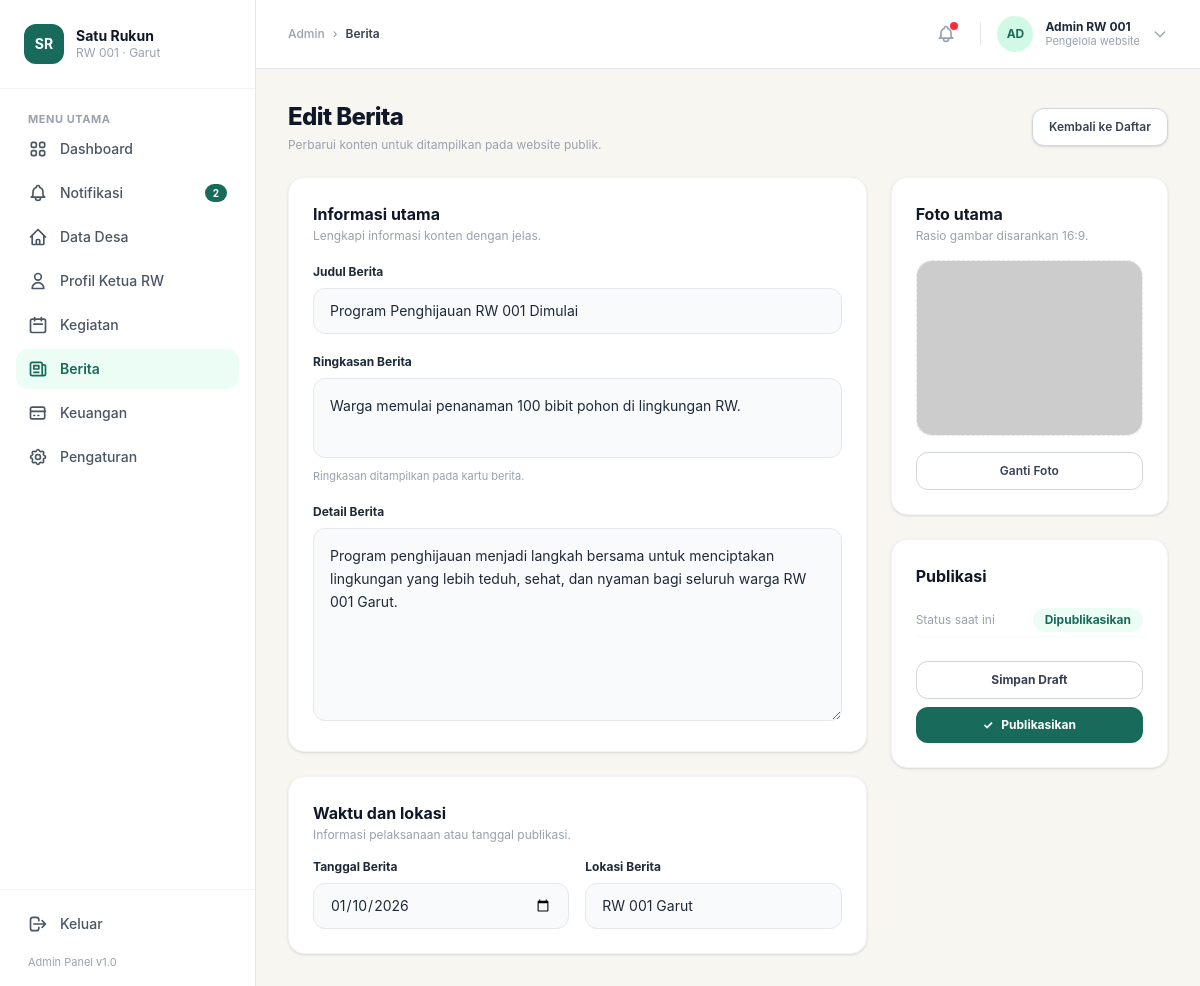
/admin/edit-berita.php?id=1 (signed in), run on the app's committed database.
### tables this page shows
CREATE TABLE `berita` (
  `id` int(11) NOT NULL,
  `judul` varchar(255) NOT NULL,
  `ringkasan` text NOT NULL,
  `detail` longtext NOT NULL,
  `tanggal` date NOT NULL,
  `lokasi` varchar(255) DEFAULT 'RW 001 Garut',
  `gambar` varchar(255) DEFAULT 'default-berita.jpg',
  `status` enum('Dipublikasikan','Draft') DEFAULT 'Draft',
  `created_at` timestamp NOT NULL DEFAULT current_timestamp()
);

### admin/edit-berita.php (the view, shortened to what this page needs)
<?php
require '../koneksi.php';
$id = intval($_GET['id'] ?? 0);
$berita = [
    'judul' => '',
    'ringkasan' => '',
    'detail' => '',
    'tanggal' => date('Y-m-d'),
    'lokasi' => 'RW 001 Garut',
    'gambar' => 'default-berita.jpg',
    'status' => 'Draft'
];
if ($id > 0) {
    $q = mysqli_query($conn, "SELECT * FROM berita WHERE id = $id");
    if ($row = mysqli_fetch_assoc($q)) {
        $berita = $row;
    }
}
?>
<!doctype html>
<html lang="id">
  <head>
    <link rel="stylesheet" href="../src/output.css" />
  </head>
  <body class="bg-[#f7f6f1] text-gray-800 font-sans flex min-h-screen">
    <aside class="w-64 bg-white border-r border-gray-200 flex flex-col justify-between shrink-0">
      <div>
        <div class="p-6 flex items-center space-x-3 border-b border-gray-100">
          <div class="w-10 h-10 bg-[#186a5a] text-white rounded-xl flex items-center justify-center font-bold text-sm">
            SR
          </div>
          <div>
            <h2 class="font-bold text-gray-900 text-sm leading-tight">Satu Rukun</h2>
            <p class="text-xs text-gray-400">RW 001 · Garut</p>
          </div>
        </div>
        <div class="p-4 space-y-1">
          <span class="px-3 text-[11px] font-bold text-gray-400 tracking-wider uppercase">Menu Utama</span>
          <a href="dashboard.php" class="flex items-center space-x-3 px-3 py-2.5 rounded-xl text-gray-600 hover:bg-gray-50 text-sm font-medium transition">
            <span>Dashboard</span>
          </a>
          <a href="#" class="flex items-center justify-between px-3 py-2.5 rounded-xl text-gray-600 hover:bg-gray-50 text-sm font-medium transition">
            <div class="flex items-center space-x-3">
              <span>Notifikasi</span>
            </div>
            <span class="bg-[#186a5a] text-white text-[10px] font-bold px-2 py-0.5 rounded-full">2</span>
          </a>
          <a href="data-desa.php" class="flex items-center space-x-3 px-3 py-2.5 rounded-xl text-gray-600 hover:bg-gray-50 text-sm font-medium transition">
            <svg class="w-5 h-5" fill="none" stroke="currentColor" viewBox="0 0 24 24"><path stroke-linecap="round" stroke-linejoin="round" stroke-width="2" d="M3 12l2-2m0 0l7-7 7 7M5 10v10a1 1 0 001 1h3m10-11l2 2m-2-2v10a1 1 0 01-1 1h-3m-6 0a1 1 0 001-1v-4a1 1 0 011-1h2a1 1 0 011 1v4a1 1 0 001 1m-6 0h6"/></svg>
            <span>Data Desa</span>
          </a>
          <a href="profil-rw.php" class="flex items-center space-x-3 px-3 py-2.5 rounded-xl text-gray-600 hover:bg-gray-50 text-sm font-medium transition">
            <svg class="w-5 h-5" fill="none" stroke="currentColor" viewBox="0 0 24 24"><path stroke-linecap="round" stroke-linejoin="round" stroke-width="2" d="M16 7a4 4 0 11-8 0 4 4 0 018 0zM12 14a7 7 0 00-7 7h14a7 7 0 00-7-7z"/></svg>
            <span>Profil Ketua RW</span>
          </a>
          <a href="kegiatan.php" class="flex items-center space-x-3 px-3 py-2.5 rounded-xl text-gray-600 hover:bg-gray-50 text-sm font-medium transition">
            <svg class="w-5 h-5" fill="none" stroke="currentColor" viewBox="0 0 24 24"><path stroke-linecap="round" stroke-linejoin="round" stroke-width="2" d="M8 7V3m8 4V3m-9 8h10M5 21h14a2 2 0 002-2V7a2 2 0 00-2-2H5a2 2 0 00-2 2v12a2 2 0 002 2z"/></svg>
            <span>Kegiatan</span>
          </a>
          <a href="berita.php" class="flex items-center space-x-3 px-3 py-2.5 rounded-xl bg-emerald-50 text-[#186a5a] font-semibold text-sm">
            <svg class="w-5 h-5" fill="none" stroke="currentColor" viewBox="0 0 24 24"><path stroke-linecap="round" stroke-linejoin="round" stroke-width="2" d="M19 20H5a2 2 0 01-2-2V6a2 2 0 012-2h10a2 2 0 012 2v1m2 13a2 2 0 01-2-2V7m2 13a2 2 0 002-2V9a2 2 0 00-2-2h-2m-4-3H9M7 16h6M7 8h6v4H7V8z"/></svg>
            <span>Berita</span>
          </a>
          <a href="keuangan.php" class="flex items-center space-x-3 px-3 py-2.5 rounded-xl text-gray-600 hover:bg-gray-50 text-sm font-medium transition">
            <svg class="w-5 h-5" fill="none" stroke="currentColor" viewBox="0 0 24 24"><path stroke-linecap="round" stroke-linejoin="round" stroke-width="2" d="M3 10h18M7 15h1m4 0h1m-7 4h12a2 2 0 002-2V7a2 2 0 00-2-2H5a2 2 0 00-2 2v10a2 2 0 002 2z"/></svg>
            <span>Keuangan</span>
          </a>
          <a href="#" class="flex items-center space-x-3 px-3 py-2.5 rounded-xl text-gray-600 hover:bg-gray-50 text-sm font-medium transition">
            <span>Pengaturan</span>
          </a>
        </div>
      </div>
      <div class="p-4 border-t border-gray-100">
        <a href="../logout.php" class="flex items-center space-x-3 px-3 py-2 text-gray-600 hover:text-red-600 text-sm font-medium transition">
          <svg class="w-5 h-5" fill="none" stroke="currentColor" viewBox="0 0 24 24"><path stroke-linecap="round" stroke-linejoin="round" stroke-width="2" d="M17 16l4-4m0 0l-4-4m4 4H7m6 4v1a3 3 0 01-3 3H6a3 3 0 01-3-3V7a3 3 0 013-3h4a3 3 0 013 3v1"/></svg>
          <span>Keluar</span>
        </a>
        <p class="text-[11px] text-gray-400 px-3 mt-3">Admin Panel v1.0</p>
      </div>
    </aside>
    <div class="grow flex flex-col min-w-0">
      <header class="bg-white border-b border-gray-200 px-8 py-4 flex items-center justify-between">
        <div class="text-xs text-gray-400 font-medium flex items-center space-x-2">
          <span>Admin</span>
          <span>&rsaquo;</span>
          <span class="text-gray-700 font-semibold">Berita</span>
        </div>
        <div class="flex items-center space-x-4">
          <button class="relative p-2 text-gray-400 hover:text-gray-600 rounded-full hover:bg-gray-100 transition">
            <span class="absolute top-1.5 right-1.5 w-2 h-2 bg-red-500 rounded-full"></span>
          </button>
          <div class="flex items-center space-x-3 cursor-pointer">
            <div class="w-9 h-9 bg-emerald-100 text-[#186a5a] rounded-full flex items-center justify-center font-bold text-xs">
              AD
            </div>
            <div class="text-left leading-tight hidden sm:block">
              <span class="block text-xs font-bold text-gray-800"><?= htmlspecialchars($_SESSION['nama'] ?? 'Admin RW 001') ?></span>
              <span class="block text-[11px] text-gray-400">Pengelola website</span>
            </div>
            <svg class="w-4 h-4 text-gray-400" fill="none" stroke="currentColor" viewBox="0 0 24 24"><path stroke-linecap="round" stroke-linejoin="round" stroke-width="2" d="M19 9l-7 7-7-7"/></svg>
          </div>
        </div>
      </header>
      <main class="p-8 space-y-6 overflow-y-auto max-w-7xl">
        <div class="flex flex-col sm:flex-row sm:items-center justify-between gap-4">
          <div>
            <h1 class="text-2xl font-extrabold text-gray-900 tracking-tight"><?= $id > 0 ? 'Edit Berita' : 'Tambah Berita' ?></h1>
            <p class="text-xs text-gray-400 mt-1">Perbarui konten untuk ditampilkan pada website publik.</p>
          </div>
          <a href="berita.php" class="bg-white border border-gray-300 text-gray-700 hover:bg-gray-50 text-xs font-semibold px-4 py-2.5 rounded-xl transition shadow-sm">
            Kembali ke Daftar
          </a>
        </div>
        <form action="" method="POST" enctype="multipart/form-data" id="formBerita">
          <div class="grid grid-cols-1 lg:grid-cols-3 gap-6 items-start">
            <div class="lg:col-span-2 space-y-6">
              <div class="bg-white rounded-2xl p-6 border border-gray-100 shadow-sm space-y-5">
                <div>
                  <h3 class="font-bold text-gray-900 text-base">Informasi utama</h3>
                  <p class="text-xs text-gray-400 mt-0.5">Lengkapi informasi konten dengan jelas.</p>
                </div>
                <div>
                  <label class="block text-xs font-bold text-gray-800 mb-2">Judul Berita</label>
                  <input type="text" name="judul" value="<?= htmlspecialchars($berita['judul']) ?>" required placeholder="Masukkan judul berita..." class="w-full bg-gray-50 border border-gray-200 rounded-xl px-4 py-3 text-sm text-gray-800 focus:outline-none focus:border-[#186a5a] focus:bg-white transition" />
                </div>
                <div>
                  <label class="block text-xs font-bold text-gray-800 mb-2">Ringkasan Berita</label>
                  <textarea name="ringkasan" rows="2" required placeholder="Ringkasan singkat yang tampil di kartu berita..." class="w-full bg-gray-50 border border-gray-200 rounded-xl p-4 text-sm text-gray-800 focus:outline-none focus:border-[#186a5a] focus:bg-white transition leading-relaxed resize-none"><?= htmlspecialchars($berita['ringkasan']) ?></textarea>
                  <span class="text-[11px] text-gray-400 block mt-1">Ringkasan ditampilkan pada kartu berita.</span>
                </div>
                <div>
                  <label class="block text-xs font-bold text-gray-800 mb-2">Detail Berita</label>
                  <textarea name="detail" rows="7" required placeholder="Tulis isi artikel berita secara lengkap..." class="w-full bg-gray-50 border border-gray-200 rounded-xl p-4 text-sm text-gray-800 focus:outline-none focus:border-[#186a5a] focus:bg-white transition leading-relaxed resize-y"><?= htmlspecialchars($berita['detail']) ?></textarea>
                </div>
              </div>
              <div class="bg-white rounded-2xl p-6 border border-gray-100 shadow-sm space-y-4">
                <div>
                  <h3 class="font-bold text-gray-900 text-base">Waktu dan lokasi</h3>
                  <p class="text-xs text-gray-400 mt-0.5">Informasi pelaksanaan atau tanggal publikasi.</p>
                </div>
                <div class="grid grid-cols-1 md:grid-cols-2 gap-4">
                  <div>
                    <label class="block text-xs font-bold text-gray-800 mb-2">Tanggal Berita</label>
                    <input type="date" name="tanggal" value="<?= htmlspecialchars($berita['tanggal']) ?>" required class="w-full bg-gray-50 border border-gray-200 rounded-xl px-4 py-3 text-sm text-gray-800 focus:outline-none focus:border-[#186a5a] focus:bg-white transition" />
                  </div>
                  <div>
                    <label class="block text-xs font-bold text-gray-800 mb-2">Lokasi Berita</label>
                    <input type="text" name="lokasi" value="<?= htmlspecialchars($berita['lokasi'] ?? 'RW 001 Garut') ?>" placeholder="Contoh: Kantor RW 001 Garut" class="w-full bg-gray-50 border border-gray-200 rounded-xl px-4 py-3 text-sm text-gray-800 focus:outline-none focus:border-[#186a5a] focus:bg-white transition" />
                  </div>
                </div>
              </div>
            </div>
            <div class="space-y-6">
              <div class="bg-white rounded-2xl p-6 border border-gray-100 shadow-sm space-y-4">
                <div>
                  <h3 class="font-bold text-gray-900 text-base">Foto utama</h3>
                  <p class="text-xs text-gray-400 mt-0.5">Rasio gambar disarankan 16:9.</p>
                </div>
                <div class="w-full h-44 bg-gray-50 rounded-2xl border border-dashed border-gray-200 overflow-hidden relative">
                  <img id="previewGambar" src="../assets/gambar/<?= htmlspecialchars($berita['gambar']) ?>" class="w-full h-full object-cover" onerror="this.src='https://via.placeholder.com/400x225'" />
                </div>
                <button type="button" onclick="document.getElementById('gambarInput').click()" class="w-full bg-white border border-gray-300 hover:border-[#186a5a] hover:text-[#186a5a] text-gray-700 font-semibold py-2.5 px-4 rounded-xl text-xs flex items-center justify-center space-x-2 transition cursor-pointer">
                  <span>Ganti Foto</span>
                </button>
              </div>
              <div class="bg-white rounded-2xl p-6 border border-gray-100 shadow-sm space-y-4">
                <h3 class="font-bold text-gray-900 text-base">Publikasi</h3>
                <div class="flex items-center justify-between text-xs py-1 border-b border-gray-50">
                  <span class="text-gray-400">Status saat ini</span>
                  <span class="font-bold text-[#186a5a] bg-emerald-50 px-3 py-1 rounded-full"><?= htmlspecialchars($berita['status']) ?></span>
                </div>
                <div class="space-y-2 pt-2">
                  <button type="button" onclick="submitForm('Draft')" class="w-full bg-white border border-gray-300 hover:bg-gray-50 text-gray-700 font-bold py-2.5 px-4 rounded-xl text-xs transition cursor-pointer">
                    Simpan Draft
                  </button>
                  <button type="button" onclick="submitForm('Dipublikasikan')" class="w-full bg-[#186a5a] hover:bg-[#135548] text-white font-bold py-2.5 px-4 rounded-xl text-xs transition cursor-pointer flex items-center justify-center space-x-2">
                    <span>&check;</span> <span>Publikasikan</span>
                  </button>
                </div>
              </div>
            </div>
          </div>
        </form>
      </main>
    </div>
  </body>
</html>

### data on the page
berita: judul "Program Penghijauan RW 001 Dimulai", ringkasan "Warga memulai penanaman 100 bibit pohon di lingkungan RW.", detail "Program penghijauan menjadi langkah bersama untuk menciptakan lingkungan yang lebih teduh, sehat, dan nyaman bagi seluruh warga RW 001 Garut.", tanggal "01/10/2026", lokasi "RW 001 Garut", status "Dipublikasikan"

### other printed values
$_SESSION['nama'] "Admin RW 001"
